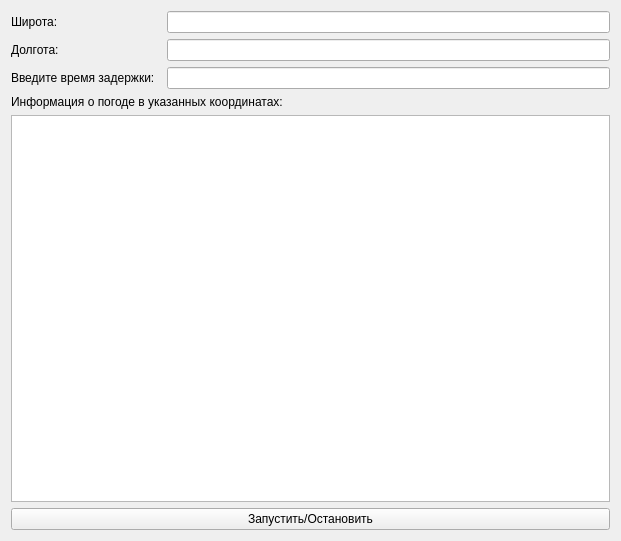
<?xml version="1.0" encoding="UTF-8"?>
<ui version="4.0">
 <class>Form</class>
 <widget class="QWidget" name="Form">
  <property name="geometry">
   <rect>
    <x>0</x>
    <y>0</y>
    <width>621</width>
    <height>541</height>
   </rect>
  </property>
  <property name="windowTitle">
   <string>Form</string>
  </property>
  <layout class="QVBoxLayout" name="verticalLayout_2">
   <item>
    <layout class="QVBoxLayout" name="verticalLayout">
     <item>
      <layout class="QHBoxLayout" name="horizontalLayout">
       <item>
        <widget class="QLabel" name="label">
         <property name="minimumSize">
          <size>
           <width>150</width>
           <height>0</height>
          </size>
         </property>
         <property name="text">
          <string>Широта:</string>
         </property>
        </widget>
       </item>
       <item>
        <widget class="QLineEdit" name="lineEdit"/>
       </item>
      </layout>
     </item>
     <item>
      <layout class="QHBoxLayout" name="horizontalLayout_2">
       <item>
        <widget class="QLabel" name="label_2">
         <property name="minimumSize">
          <size>
           <width>150</width>
           <height>0</height>
          </size>
         </property>
         <property name="text">
          <string>Долгота:</string>
         </property>
        </widget>
       </item>
       <item>
        <widget class="QLineEdit" name="lineEdit_2"/>
       </item>
      </layout>
     </item>
     <item>
      <layout class="QHBoxLayout" name="horizontalLayout_3">
       <item>
        <widget class="QLabel" name="label_3">
         <property name="minimumSize">
          <size>
           <width>150</width>
           <height>0</height>
          </size>
         </property>
         <property name="text">
          <string>Введите время задержки:</string>
         </property>
        </widget>
       </item>
       <item>
        <widget class="QLineEdit" name="lineEdit_3"/>
       </item>
      </layout>
     </item>
     <item>
      <widget class="QLabel" name="label_4">
       <property name="minimumSize">
        <size>
         <width>300</width>
         <height>0</height>
        </size>
       </property>
       <property name="text">
        <string>Информация о погоде в указанных координатах:</string>
       </property>
      </widget>
     </item>
     <item>
      <widget class="QTextEdit" name="textEdit"/>
     </item>
     <item>
      <widget class="QPushButton" name="pushButton">
       <property name="minimumSize">
        <size>
         <width>250</width>
         <height>0</height>
        </size>
       </property>
       <property name="text">
        <string>Запустить/Остановить</string>
       </property>
      </widget>
     </item>
    </layout>
   </item>
  </layout>
 </widget>
 <resources/>
 <connections/>
</ui>
